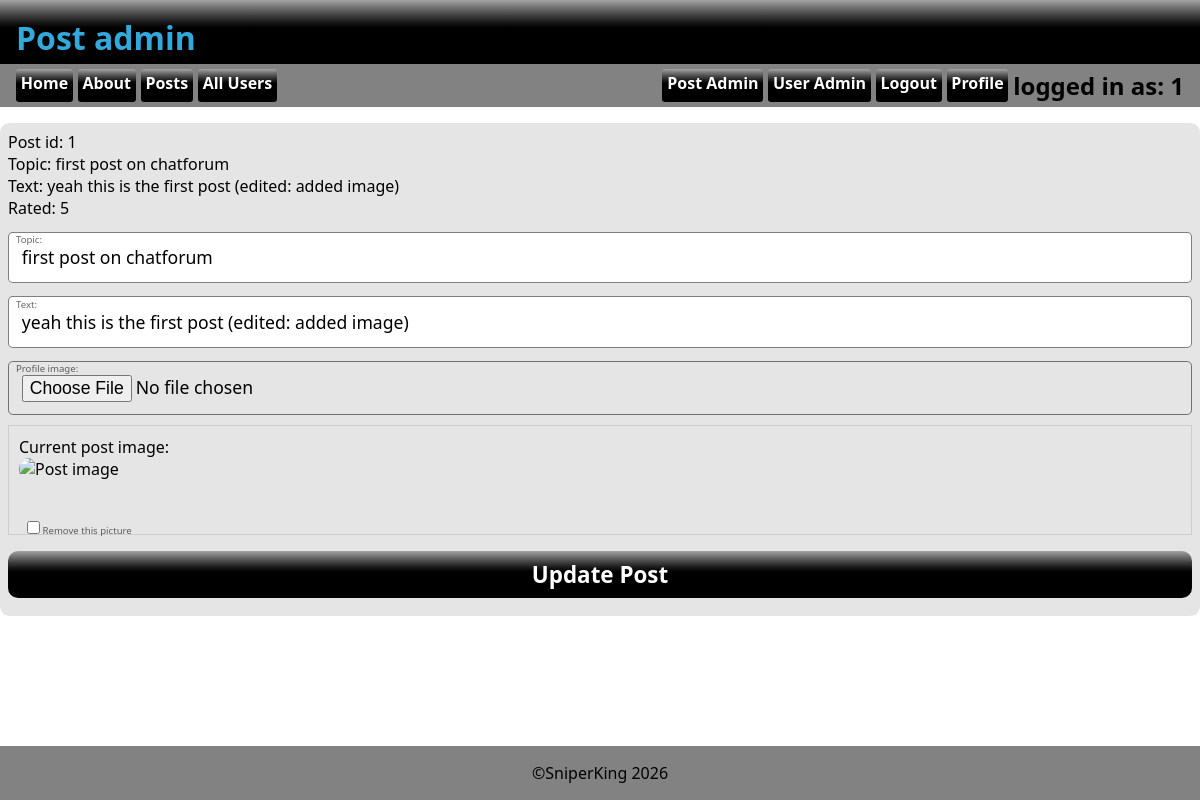
Screenshot of /postadmin.php?edit=1 (signed in) with the database file from the repository.
### tables this page shows
CREATE TABLE `tbl_user` (
  `id` int(11) NOT NULL,
  `created` timestamp NOT NULL DEFAULT current_timestamp(),
  `lastlogin` timestamp NOT NULL DEFAULT current_timestamp(),
  `mail` varchar(255) NOT NULL,
  `password` varchar(255) NOT NULL,
  `realname` varchar(255) NOT NULL,
  `userlevel` int(11) NOT NULL DEFAULT 10,
  `username` varchar(255) NOT NULL,
  `profileimageid` int(11) DEFAULT NULL
);

CREATE TABLE `tbl_posts` (
  `id` int(11) NOT NULL,
  `created` timestamp NOT NULL DEFAULT current_timestamp(),
  `parentid` int(11) NOT NULL,
  `type` varchar(255) NOT NULL,
  `rating` int(11) NOT NULL,
  `text` text NOT NULL,
  `topic` varchar(255) NOT NULL,
  `userid` int(11) NOT NULL,
  `postimageid` int(11) DEFAULT NULL,
  `ratings` int(11) NOT NULL
);

### asset.php (called while the page is built, shortened)
<?php
$db_host="localhost";
$db_user="root";
$db_pass="";
$db_name="chatforum";
$conn=mysqli_connect($db_host, $db_user, $db_pass, $db_name);
function isLevel($level){
    if(isset($_SESSION['level'])){
        if(intval($_SESSION['level'])>=$level){
            return true;
        }else{
            return false;
        }
    }else{
        return false;
    }
}
function getUsername(){
    global $conn;
    $userid=$_SESSION['id'];
    $sql="SELECT username FROM tbl_user WHERE id=$userid";
    $result=mysqli_query($conn, $sql);
    $row=mysqli_fetch_assoc($result);
    if(mysqli_num_rows($result)>0){
        return $row['username'];
    }else{
        return "Guest";
    }
}
?>

### postadmin.php (the view, shortened to what this page needs)
<!DOCTYPE html>
<?php require_once("asset.php"); ?>
<html lang="en">
<head>
    <link rel="stylesheet" href="style.css">
</head>
<body>
    <header>
        <h1>Post admin</h1>
    </header>
    <?php require_once("_nav.php"); ?>
    <main>
        <?php  if(isset($_GET['edit'])): ?>
            <?php
                $id=intval($_GET['edit']);
                $sql="SELECT * FROM tbl_posts WHERE id=$id";
                $result=mysqli_query($conn, $sql);
                $row=mysqli_fetch_assoc($result);
                $parid=$row['parentid'];
            ?>
        <form action="postadmin.php" method="POST" enctype="multipart/form-data">
            <div class="user_data"> Post id: <?=$id?>
            <?php if($parid==0){?>
            <br> Topic: <?=$row['topic']?>
            <?php } ?>
            <br> Text: <?=$row['text']?><br> Rated: <?= $row['rating']?></div>
            <?php if($parid==0){?>
            <label for="topic">Topic:</label>
            <input type="text" name="topic" id="topic" value="<?=$row['topic']?>">
            <?php } ?>
            <label for="text">Text:</label>
            <input type="text" name="text" id="text" value="<?=$row['text']?>">
            <?php if($parid==0){?>
            <label for="postimage">Profile image:</label>
            <input type="file" name="postimage" accept="image/*">
            <?php if($row['postimageid']): ?>
                <div style="margin-top: 10px; padding: 10px; border: 1px solid #ccc;">
                    <p>Current post image:</p>
                    <img src="display_image.php?post=<?=$row['id']?>" alt="Post image" style="max-width: 150px; border-radius: 10px;">
                    <br><br>
                    <label>
                        <input type="checkbox" name="remove_postimage"> Remove this picture
                    </label>
                </div>
            <?php endif; ?>
            <?php } ?>
            <input type="submit" name="btn_edit" value="Update Post" class="registrbttn">
        </form>
            <?php endif; ?>
    </main>
    <?php require_once("_footer.php"); ?>
</body>
</html>

### _nav.php
<nav>
    <?php require_once("asset.php"); ?>
    <a href="index.php">Home</a>
    <a href="about.php">About</a>
    <a href="posts.php">Posts</a>
    <?php if(isLevel(10)):?>
        <a href="profiles.php">All Users</a>
    <?php endif; ?>
    <div class="fill"></div>
    <?php if(isLevel(1000)):?>
        <a href="postadmin.php">Post Admin</a>
        <?php if(isLevel(10000)){?>
        <a href="useradmin.php">User Admin</a>
    <?php }endif; ?>
    <?php if(!isLevel(10)){?>
    <a href="register.php?thelink=<?=urlencode($_SERVER['REQUEST_URI'])?>">Register</a>
    <button class="loginbttn" popovertarget="login">Login</button>
    <?php }else{ ?>
    <a href="_login.php?logout=1&thelink=<?=urlencode($_SERVER['REQUEST_URI'])?>">Logout</a>
    <a href="profile.php">Profile</a>
    <div class="userinfo">
        <h2>logged in as: <?=getUsername()?></h2>
    <?php } ?>
</nav>

### style.css (style rules this page uses)
:root { --clr_back_header:oklch(0% 0 0); --clr_header:oklch(69.244% 0.12452 231.268); --clr_back_nav:oklch(60.662% 0.00007 271.152); --clr_back_footer:var(--clr_back_nav); }
*, *:before, *:after { margin: 0; padding: 0; box-sizing: border-box; }
body { height:100dvh; display:flex; flex-direction: column; font-family: system-ui, sans-serif; }
header { background: linear-gradient(to bottom, oklch(71.871% 0.00008 271.152),var(--clr_back_header) ,var(--clr_back_header)); color:var(--clr_header); height:4rem; padding: 1rem; }
main { flex-grow: 5; display:flex; flex-direction: column; gap:1rem; padding-top: 1rem; }
:root { --formborder: rgb(0, 0, 0, .5); --formback: rgb(0, 0, 0, .1); --formlabelcolor: rgb(0, 0, 0, .6) }
form { position: relative; display: flex; flex-direction: column; width: 100%; padding: .5rem; background: var(--formback); border-radius: .6rem; margin-left: auto; margin-right: auto; }
label { position: relative; top: .9rem; left: .5rem; font: .6rem system-ui; color: var(--formlabelcolor); }
input[type="submit"], input[type="button"], button { margin-top: 1rem; margin-bottom: .6rem; padding: .5rem; }

### rows the page displays
tbl_user: username "1"
tbl_posts: topic "first post on chatforum", text "yeah this is the first post (edited: added image)", rating "5"

### other values shown
$id "1"
